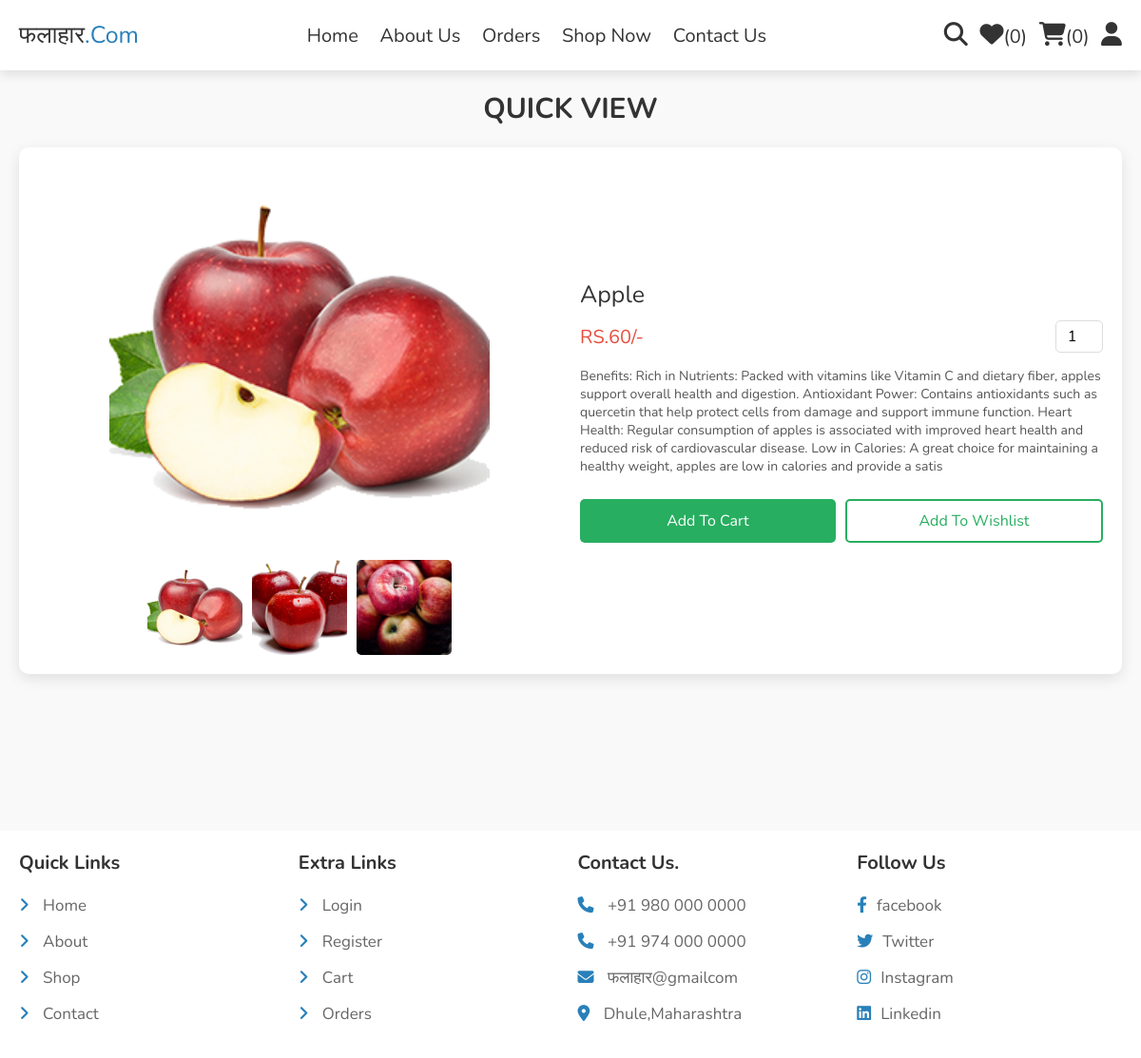
Screenshot of /quick_view.php?pid=15 with the database file from the repository.
### tables this page shows
CREATE TABLE `products` (
  `id` int(100) NOT NULL,
  `name` varchar(100) NOT NULL,
  `details` varchar(500) NOT NULL,
  `price` int(10) NOT NULL,
  `image_01` varchar(100) NOT NULL,
  `image_02` varchar(100) NOT NULL,
  `image_03` varchar(100) NOT NULL,
  `category` varchar(100) NOT NULL
);

### quick_view.php (the view, shortened to what this page needs)
<?php
include 'components/connect.php';
?>
<!DOCTYPE html>
<html lang="en">
<head>
   <link rel="stylesheet" href="https://cdnjs.cloudflare.com/ajax/libs/font-awesome/6.1.1/css/all.min.css">
   <link rel="stylesheet" href="css/style.css">
</head>
<body>
<?php include 'components/user_header.php'; ?>
<section class="quick-view">
   <h1 class="heading">Quick view</h1>
   <?php
     $pid = $_GET['pid'];
     $select_products = $conn->prepare("SELECT * FROM `products` WHERE id = ?");
     $select_products->execute([$pid]);
     if($select_products->rowCount() > 0){
      while($fetch_product = $select_products->fetch(PDO::FETCH_ASSOC)){
   ?>
   <form action="" method="post" class="box">
      <div class="row">
         <div class="image-container">
            <div class="main-image">
               <img src="uploaded_img/<?= $fetch_product['image_01']; ?>" alt="">
            </div>
            <div class="sub-image">
               <img src="uploaded_img/<?= $fetch_product['image_01']; ?>" alt="">
               <img src="uploaded_img/<?= $fetch_product['image_02']; ?>" alt="">
               <img src="uploaded_img/<?= $fetch_product['image_03']; ?>" alt="">
            </div>
         </div>
         <div class="content">
            <div class="name"><?= $fetch_product['name']; ?></div>
            <div class="flex">
               <div class="price"><span>RS.</span><?= $fetch_product['price']; ?><span>/-</span></div>
               <input type="number" name="qty" class="qty" min="1" max="99" onkeypress="if(this.value.length == 2) return false;" value="1">
            </div>
            <div class="details"><?= $fetch_product['details']; ?></div>
            <div class="flex-btn">
               <input type="submit" value="add to cart" class="btn" name="add_to_cart">
               <input class="option-btn" type="submit" name="add_to_wishlist" value="add to wishlist">
            </div>
         </div>
      </div>
   </form>
   <?php
      }
   }else{
      echo '<p class="empty">no products added yet!</p>';
   }
   ?>
</section>
<?php include 'components/footer.php'; ?>
</body>
</html>

### css/style.css (style rules this page uses)
:root { --main-color:#2980b9; --orange:#f39c12; --red:#e74c3c; --black:#333; --white:#fff; --light-color:#666; --light-bg:#eee; --border:.2rem solid var(--black); --box-shadow:0 .5rem 1rem rgba(0,0,0,.1); }
* { font-family: 'Nunito', sans-serif; margin:0; padding:0; box-sizing: border-box; outline: none; border:none; text-decoration: none; }
html { font-size: 62.5%; overflow-x: hidden; }
body { background-color: var(--light-bg); }
section { padding:2rem; max-width: 1200px; margin:0 auto; }
.heading { font-size: 4rem; color:var(--black); margin-bottom: 2rem; text-align: center; text-transform: uppercase; }
.btn, .delete-btn, .option-btn { display: block; width: 100%; margin-top: 1rem; border-radius: .5rem; padding:1rem 3rem; font-size: 1.7rem; text-transform: capitalize; color:var(--white); cursor: pointer; text-align: center; }
.btn { background-color: var(--main-color); }
.option-btn { background-color: var(--orange); }
.flex-btn { display: flex; gap:1rem; }
.quick-view { padding: 2rem; background-color: #f9f9f9; min-height: 100vh; }
.quick-view .heading { text-align: center; font-size: 3rem; margin-bottom: 2rem; color: #333; text-transform: uppercase; }
.quick-view .box { background-color: #fff; padding: 2rem; border-radius: 10px; box-shadow: 0 5px 15px rgba(0, 0, 0, 0.1); max-width: 1200px; margin: 0 auto; }
.quick-view .row { display: flex; flex-wrap: wrap; gap: 2rem; align-items: center; }
.quick-view .image-container { flex: 1; text-align: center; }
.quick-view .image-container .main-image img { width: 100%; max-width: 400px; height: 400px; border-radius: 10px; object-fit: cover; }
.quick-view .image-container .sub-image { display: flex; gap: 1rem; justify-content: center; margin-top: 1rem; }
.quick-view .image-container .sub-image img { width: 100px; height: 100px; border-radius: 5px; object-fit: cover; cursor: pointer; transition: transform 0.3s ease; }
.quick-view .content { flex: 1; text-align: left; }
.quick-view .content .name { font-size: 2.5rem; color: #333; margin-bottom: 1rem; }
.quick-view .content .flex { display: flex; justify-content: space-between; align-items: center; margin-bottom: 1.5rem; }
.quick-view .content .price { font-size: 2rem; color: #e74c3c; }
.quick-view .content .qty { width: 5rem; padding: 0.5rem; font-size: 1.6rem; text-align: center; border: 1px solid #ddd; border-radius: 5px; }
.quick-view .content .details { margin-bottom: 1.5rem; font-size: 1.4rem; color: #555; }
.quick-view .flex-btn { display: flex; gap: 1rem; }
.quick-view .btn { background-color: #27ae60; color: #fff; padding: 1rem 2rem; font-size: 1.6rem; border-radius: .5rem; cursor: pointer; transition: background-color 0.3s ease; }
.quick-view .option-btn { background-color: transparent; color: #27ae60; border: 2px solid #27ae60; padding: 1rem 2rem; font-size: 1.6rem; border-radius: .5rem; cursor: pointer; transition: background-color 0.3s ease, color 0.3s ease; }
.heading { font-size: 1.5rem; margin-bottom: 20px; text-align: center; color: #333; }

### rows the page displays
products: image_01 (picture), image_02 (picture), image_03 (picture), name "Apple", price "60", details "Benefits: Rich in Nutrients: Packed with vitamins like Vitamin C and dietary fiber, apples support overall health and digestion. Antioxidant Power: Contains antioxidants such as quercetin that help protect cells from damage and support immune function. Heart Health: Regular consumption of apples is associated with improved heart health and reduced risk of cardiovascular disease. Low in Calories: A great choice for maintaining a healthy weight, apples are low in calories and provide a satis"

### other values shown
$total_wishlist_counts "0"
$total_cart_counts "0"
